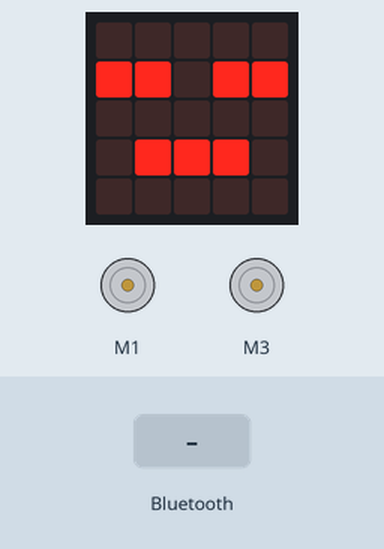
Simulated run of this program. Board: BBC micro:bit (MakeCode). On the bench: the board's 5×5 LED display, 2 × DC motor (green arrow = forward, orange = backward, longer = faster). Inputs (shaded band) come from the test bench.

Above: at 1.8 s.
1.9 s: a phone disconnects over Bluetooth
At 3.1 s:
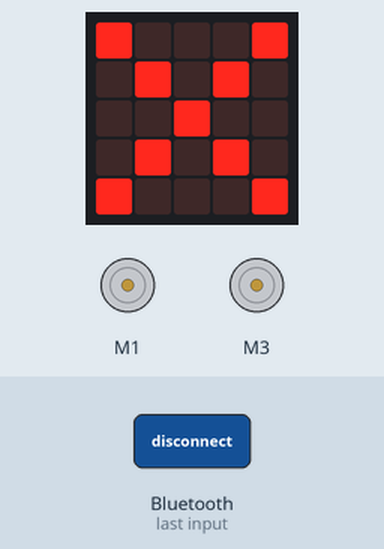
3.4 s: a phone connects over Bluetooth
At 4.4 s:
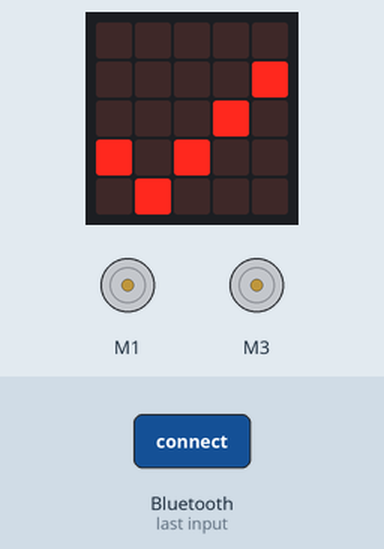
Timing chart, 0 to 6.4 s (numbered marks = the images above; inputs shaded):
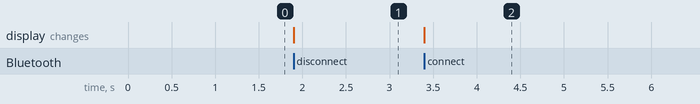

Measured:
- after the input at 1.9 s, the display: changes at once (image 1)
- after the input at 3.4 s, the display: changes at once (image 2)

The program:

main.ts
```typescript
let Received_string = ""

function parar() {
    robotbit.MotorRun(robotbit.Motors.M1A, 0)
    robotbit.MotorRun(robotbit.Motors.M2A, 0)
}

bluetooth.onBluetoothConnected(function () {
    basic.showIcon(IconNames.Yes)
})

bluetooth.onBluetoothDisconnected(function () {
    parar()
    basic.showIcon(IconNames.No)
})

bluetooth.onUartDataReceived(
    serial.delimiters(Delimiters.NewLine),
    function () {
        Received_string = bluetooth.uartReadUntil(
            serial.delimiters(Delimiters.NewLine)
        ).trim()

        if (Received_string == "up") {
            // Frente
            robotbit.MotorRun(robotbit.Motors.M1A, -255)
            robotbit.MotorRun(robotbit.Motors.M2A, -255)

        } else if (Received_string == "down") {
            // Ré
            robotbit.MotorRun(robotbit.Motors.M1A, 255)
            robotbit.MotorRun(robotbit.Motors.M2A, 255)

        } else if (Received_string == "left") {
            // Esquerda: motores em sentidos opostos
            robotbit.MotorRun(robotbit.Motors.M1A, 255)
            robotbit.MotorRun(robotbit.Motors.M2A, -255)

        } else if (Received_string == "right") {
            // Direita: motores em sentidos opostos
            robotbit.MotorRun(robotbit.Motors.M1A, -255)
            robotbit.MotorRun(robotbit.Motors.M2A, 255)

        } else {
            // Segurança: comando desconhecido
            parar()
        }
    }
)

bluetooth.startUartService()
basic.showIcon(IconNames.Asleep)

basic.forever(function () {
})
```

test.ts
```typescript
// testes vão aqui; isto não será compilado quando este pacote for usado como uma extensão.
```
